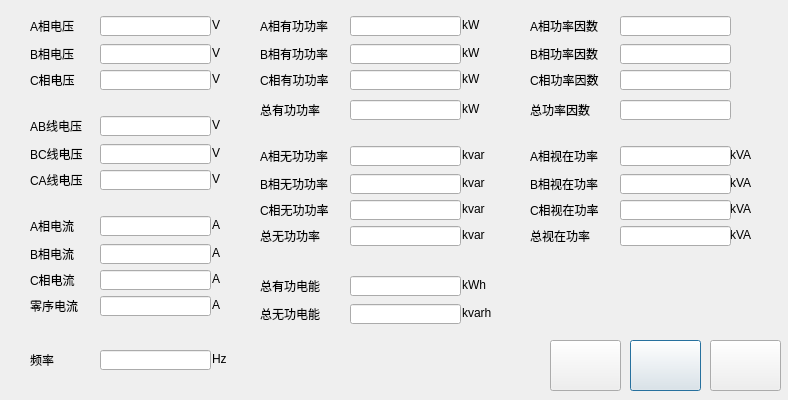
<?xml version="1.0" encoding="UTF-8"?>
<ui version="4.0">
 <class>CEleMainWayDialog</class>
 <widget class="QDialog" name="CEleMainWayDialog">
  <property name="geometry">
   <rect>
    <x>0</x>
    <y>0</y>
    <width>788</width>
    <height>400</height>
   </rect>
  </property>
  <property name="windowTitle">
   <string>Dialog</string>
  </property>
  <widget class="QWidget" name="widget" native="true">
   <property name="geometry">
    <rect>
     <x>20</x>
     <y>10</y>
     <width>221</width>
     <height>91</height>
    </rect>
   </property>
   <widget class="QLabel" name="label_36">
    <property name="geometry">
     <rect>
      <x>192</x>
      <y>6</y>
      <width>31</width>
      <height>17</height>
     </rect>
    </property>
    <property name="text">
     <string>V</string>
    </property>
   </widget>
   <widget class="QLineEdit" name="lineEdit_u_a">
    <property name="geometry">
     <rect>
      <x>80</x>
      <y>6</y>
      <width>111</width>
      <height>20</height>
     </rect>
    </property>
   </widget>
   <widget class="QLabel" name="label_35">
    <property name="geometry">
     <rect>
      <x>10</x>
      <y>6</y>
      <width>91</width>
      <height>20</height>
     </rect>
    </property>
    <property name="text">
     <string>A相电压</string>
    </property>
   </widget>
   <widget class="QLabel" name="label_38">
    <property name="geometry">
     <rect>
      <x>192</x>
      <y>34</y>
      <width>31</width>
      <height>17</height>
     </rect>
    </property>
    <property name="text">
     <string>V</string>
    </property>
   </widget>
   <widget class="QLineEdit" name="lineEdit_u_b">
    <property name="geometry">
     <rect>
      <x>80</x>
      <y>34</y>
      <width>111</width>
      <height>20</height>
     </rect>
    </property>
   </widget>
   <widget class="QLabel" name="label_37">
    <property name="geometry">
     <rect>
      <x>10</x>
      <y>34</y>
      <width>91</width>
      <height>20</height>
     </rect>
    </property>
    <property name="text">
     <string>B相电压</string>
    </property>
   </widget>
   <widget class="QLabel" name="label_40">
    <property name="geometry">
     <rect>
      <x>192</x>
      <y>60</y>
      <width>31</width>
      <height>17</height>
     </rect>
    </property>
    <property name="text">
     <string>V</string>
    </property>
   </widget>
   <widget class="QLabel" name="label_39">
    <property name="geometry">
     <rect>
      <x>10</x>
      <y>60</y>
      <width>91</width>
      <height>20</height>
     </rect>
    </property>
    <property name="text">
     <string>C相电压</string>
    </property>
   </widget>
   <widget class="QLineEdit" name="lineEdit_u_c">
    <property name="geometry">
     <rect>
      <x>80</x>
      <y>60</y>
      <width>111</width>
      <height>20</height>
     </rect>
    </property>
   </widget>
  </widget>
  <widget class="QWidget" name="widget_2" native="true">
   <property name="geometry">
    <rect>
     <x>250</x>
     <y>10</y>
     <width>261</width>
     <height>121</height>
    </rect>
   </property>
   <widget class="QLabel" name="label_12">
    <property name="geometry">
     <rect>
      <x>212</x>
      <y>6</y>
      <width>31</width>
      <height>17</height>
     </rect>
    </property>
    <property name="text">
     <string>kW</string>
    </property>
   </widget>
   <widget class="QLineEdit" name="lineEdit_power_active_a">
    <property name="geometry">
     <rect>
      <x>100</x>
      <y>6</y>
      <width>111</width>
      <height>20</height>
     </rect>
    </property>
   </widget>
   <widget class="QLabel" name="label_11">
    <property name="geometry">
     <rect>
      <x>10</x>
      <y>6</y>
      <width>91</width>
      <height>20</height>
     </rect>
    </property>
    <property name="text">
     <string>A相有功功率</string>
    </property>
   </widget>
   <widget class="QLabel" name="label_14">
    <property name="geometry">
     <rect>
      <x>212</x>
      <y>34</y>
      <width>31</width>
      <height>17</height>
     </rect>
    </property>
    <property name="text">
     <string>kW</string>
    </property>
   </widget>
   <widget class="QLineEdit" name="lineEdit_power_active_b">
    <property name="geometry">
     <rect>
      <x>100</x>
      <y>34</y>
      <width>111</width>
      <height>20</height>
     </rect>
    </property>
   </widget>
   <widget class="QLabel" name="label_13">
    <property name="geometry">
     <rect>
      <x>10</x>
      <y>34</y>
      <width>91</width>
      <height>20</height>
     </rect>
    </property>
    <property name="text">
     <string>B相有功功率</string>
    </property>
   </widget>
   <widget class="QLabel" name="label_16">
    <property name="geometry">
     <rect>
      <x>212</x>
      <y>60</y>
      <width>31</width>
      <height>17</height>
     </rect>
    </property>
    <property name="text">
     <string>kW</string>
    </property>
   </widget>
   <widget class="QLabel" name="label_15">
    <property name="geometry">
     <rect>
      <x>10</x>
      <y>60</y>
      <width>91</width>
      <height>20</height>
     </rect>
    </property>
    <property name="text">
     <string>C相有功功率</string>
    </property>
   </widget>
   <widget class="QLineEdit" name="lineEdit_power_active_c">
    <property name="geometry">
     <rect>
      <x>100</x>
      <y>60</y>
      <width>111</width>
      <height>20</height>
     </rect>
    </property>
   </widget>
   <widget class="QLabel" name="label_18">
    <property name="geometry">
     <rect>
      <x>212</x>
      <y>90</y>
      <width>31</width>
      <height>17</height>
     </rect>
    </property>
    <property name="text">
     <string>kW</string>
    </property>
   </widget>
   <widget class="QLabel" name="label_17">
    <property name="geometry">
     <rect>
      <x>10</x>
      <y>90</y>
      <width>91</width>
      <height>20</height>
     </rect>
    </property>
    <property name="text">
     <string>总有功功率</string>
    </property>
   </widget>
   <widget class="QLineEdit" name="lineEdit_power_active_all">
    <property name="geometry">
     <rect>
      <x>100</x>
      <y>90</y>
      <width>111</width>
      <height>20</height>
     </rect>
    </property>
   </widget>
  </widget>
  <widget class="QWidget" name="widget_6" native="true">
   <property name="geometry">
    <rect>
     <x>20</x>
     <y>340</y>
     <width>221</width>
     <height>41</height>
    </rect>
   </property>
   <widget class="QLabel" name="label_55">
    <property name="geometry">
     <rect>
      <x>192</x>
      <y>10</y>
      <width>31</width>
      <height>17</height>
     </rect>
    </property>
    <property name="text">
     <string>Hz</string>
    </property>
   </widget>
   <widget class="QLineEdit" name="lineEdit_frequence">
    <property name="geometry">
     <rect>
      <x>80</x>
      <y>10</y>
      <width>111</width>
      <height>20</height>
     </rect>
    </property>
   </widget>
   <widget class="QLabel" name="label_56">
    <property name="geometry">
     <rect>
      <x>10</x>
      <y>10</y>
      <width>91</width>
      <height>20</height>
     </rect>
    </property>
    <property name="text">
     <string>频率</string>
    </property>
   </widget>
  </widget>
  <widget class="QWidget" name="widget_3" native="true">
   <property name="geometry">
    <rect>
     <x>520</x>
     <y>10</y>
     <width>251</width>
     <height>121</height>
    </rect>
   </property>
   <widget class="QLineEdit" name="lineEdit_power_factor_a">
    <property name="geometry">
     <rect>
      <x>100</x>
      <y>6</y>
      <width>111</width>
      <height>20</height>
     </rect>
    </property>
   </widget>
   <widget class="QLabel" name="label_28">
    <property name="geometry">
     <rect>
      <x>10</x>
      <y>6</y>
      <width>91</width>
      <height>20</height>
     </rect>
    </property>
    <property name="text">
     <string>A相功率因数</string>
    </property>
   </widget>
   <widget class="QLineEdit" name="lineEdit_power_factor_b">
    <property name="geometry">
     <rect>
      <x>100</x>
      <y>34</y>
      <width>111</width>
      <height>20</height>
     </rect>
    </property>
   </widget>
   <widget class="QLabel" name="label_30">
    <property name="geometry">
     <rect>
      <x>10</x>
      <y>34</y>
      <width>91</width>
      <height>20</height>
     </rect>
    </property>
    <property name="text">
     <string>B相功率因数</string>
    </property>
   </widget>
   <widget class="QLabel" name="label_32">
    <property name="geometry">
     <rect>
      <x>10</x>
      <y>60</y>
      <width>91</width>
      <height>20</height>
     </rect>
    </property>
    <property name="text">
     <string>C相功率因数</string>
    </property>
   </widget>
   <widget class="QLineEdit" name="lineEdit_power_factor_c">
    <property name="geometry">
     <rect>
      <x>100</x>
      <y>60</y>
      <width>111</width>
      <height>20</height>
     </rect>
    </property>
   </widget>
   <widget class="QLabel" name="label_34">
    <property name="geometry">
     <rect>
      <x>10</x>
      <y>90</y>
      <width>91</width>
      <height>20</height>
     </rect>
    </property>
    <property name="text">
     <string>总功率因数</string>
    </property>
   </widget>
   <widget class="QLineEdit" name="lineEdit_power_factor_all">
    <property name="geometry">
     <rect>
      <x>100</x>
      <y>90</y>
      <width>111</width>
      <height>20</height>
     </rect>
    </property>
   </widget>
  </widget>
  <widget class="QWidget" name="widget_4" native="true">
   <property name="geometry">
    <rect>
     <x>250</x>
     <y>140</y>
     <width>261</width>
     <height>121</height>
    </rect>
   </property>
   <widget class="QLabel" name="label_41">
    <property name="geometry">
     <rect>
      <x>212</x>
      <y>6</y>
      <width>41</width>
      <height>17</height>
     </rect>
    </property>
    <property name="text">
     <string>kvar</string>
    </property>
   </widget>
   <widget class="QLineEdit" name="lineEdit_power_reactive_a">
    <property name="geometry">
     <rect>
      <x>100</x>
      <y>6</y>
      <width>111</width>
      <height>20</height>
     </rect>
    </property>
   </widget>
   <widget class="QLabel" name="label_42">
    <property name="geometry">
     <rect>
      <x>10</x>
      <y>6</y>
      <width>91</width>
      <height>20</height>
     </rect>
    </property>
    <property name="text">
     <string>A相无功功率</string>
    </property>
   </widget>
   <widget class="QLabel" name="label_43">
    <property name="geometry">
     <rect>
      <x>212</x>
      <y>34</y>
      <width>41</width>
      <height>17</height>
     </rect>
    </property>
    <property name="text">
     <string>kvar</string>
    </property>
   </widget>
   <widget class="QLineEdit" name="lineEdit_power_reactive_b">
    <property name="geometry">
     <rect>
      <x>100</x>
      <y>34</y>
      <width>111</width>
      <height>20</height>
     </rect>
    </property>
   </widget>
   <widget class="QLabel" name="label_44">
    <property name="geometry">
     <rect>
      <x>10</x>
      <y>34</y>
      <width>91</width>
      <height>20</height>
     </rect>
    </property>
    <property name="text">
     <string>B相无功功率</string>
    </property>
   </widget>
   <widget class="QLabel" name="label_45">
    <property name="geometry">
     <rect>
      <x>212</x>
      <y>60</y>
      <width>41</width>
      <height>17</height>
     </rect>
    </property>
    <property name="text">
     <string>kvar</string>
    </property>
   </widget>
   <widget class="QLabel" name="label_46">
    <property name="geometry">
     <rect>
      <x>10</x>
      <y>60</y>
      <width>91</width>
      <height>20</height>
     </rect>
    </property>
    <property name="text">
     <string>C相无功功率</string>
    </property>
   </widget>
   <widget class="QLineEdit" name="lineEdit_power_reactive_c">
    <property name="geometry">
     <rect>
      <x>100</x>
      <y>60</y>
      <width>111</width>
      <height>20</height>
     </rect>
    </property>
   </widget>
   <widget class="QLabel" name="label_47">
    <property name="geometry">
     <rect>
      <x>212</x>
      <y>86</y>
      <width>41</width>
      <height>17</height>
     </rect>
    </property>
    <property name="text">
     <string>kvar</string>
    </property>
   </widget>
   <widget class="QLabel" name="label_48">
    <property name="geometry">
     <rect>
      <x>10</x>
      <y>86</y>
      <width>91</width>
      <height>20</height>
     </rect>
    </property>
    <property name="text">
     <string>总无功功率</string>
    </property>
   </widget>
   <widget class="QLineEdit" name="lineEdit_power_reactive_all">
    <property name="geometry">
     <rect>
      <x>100</x>
      <y>86</y>
      <width>111</width>
      <height>20</height>
     </rect>
    </property>
   </widget>
  </widget>
  <widget class="QWidget" name="widget_5" native="true">
   <property name="geometry">
    <rect>
     <x>250</x>
     <y>270</y>
     <width>261</width>
     <height>61</height>
    </rect>
   </property>
   <widget class="QLabel" name="label_49">
    <property name="geometry">
     <rect>
      <x>212</x>
      <y>6</y>
      <width>41</width>
      <height>17</height>
     </rect>
    </property>
    <property name="text">
     <string>kWh</string>
    </property>
   </widget>
   <widget class="QLineEdit" name="lineEdit_energy_active">
    <property name="geometry">
     <rect>
      <x>100</x>
      <y>6</y>
      <width>111</width>
      <height>20</height>
     </rect>
    </property>
   </widget>
   <widget class="QLabel" name="label_50">
    <property name="geometry">
     <rect>
      <x>10</x>
      <y>6</y>
      <width>91</width>
      <height>20</height>
     </rect>
    </property>
    <property name="text">
     <string>总有功电能</string>
    </property>
   </widget>
   <widget class="QLabel" name="label_53">
    <property name="geometry">
     <rect>
      <x>212</x>
      <y>34</y>
      <width>51</width>
      <height>17</height>
     </rect>
    </property>
    <property name="text">
     <string>kvarh</string>
    </property>
   </widget>
   <widget class="QLabel" name="label_54">
    <property name="geometry">
     <rect>
      <x>10</x>
      <y>34</y>
      <width>91</width>
      <height>20</height>
     </rect>
    </property>
    <property name="text">
     <string>总无功电能</string>
    </property>
   </widget>
   <widget class="QLineEdit" name="lineEdit_energy_reactive">
    <property name="geometry">
     <rect>
      <x>100</x>
      <y>34</y>
      <width>111</width>
      <height>20</height>
     </rect>
    </property>
   </widget>
  </widget>
  <widget class="QWidget" name="widget_7" native="true">
   <property name="geometry">
    <rect>
     <x>520</x>
     <y>140</y>
     <width>251</width>
     <height>121</height>
    </rect>
   </property>
   <widget class="QLabel" name="label_59">
    <property name="geometry">
     <rect>
      <x>210</x>
      <y>6</y>
      <width>31</width>
      <height>17</height>
     </rect>
    </property>
    <property name="text">
     <string>kVA</string>
    </property>
   </widget>
   <widget class="QLineEdit" name="lineEdit_power_apparent_a">
    <property name="geometry">
     <rect>
      <x>100</x>
      <y>6</y>
      <width>111</width>
      <height>20</height>
     </rect>
    </property>
   </widget>
   <widget class="QLabel" name="label_60">
    <property name="geometry">
     <rect>
      <x>10</x>
      <y>6</y>
      <width>91</width>
      <height>20</height>
     </rect>
    </property>
    <property name="text">
     <string>A相视在功率</string>
    </property>
   </widget>
   <widget class="QLabel" name="label_61">
    <property name="geometry">
     <rect>
      <x>210</x>
      <y>34</y>
      <width>31</width>
      <height>17</height>
     </rect>
    </property>
    <property name="text">
     <string>kVA</string>
    </property>
   </widget>
   <widget class="QLineEdit" name="lineEdit_power_apparent_b">
    <property name="geometry">
     <rect>
      <x>100</x>
      <y>34</y>
      <width>111</width>
      <height>20</height>
     </rect>
    </property>
   </widget>
   <widget class="QLabel" name="label_62">
    <property name="geometry">
     <rect>
      <x>10</x>
      <y>34</y>
      <width>91</width>
      <height>20</height>
     </rect>
    </property>
    <property name="text">
     <string>B相视在功率</string>
    </property>
   </widget>
   <widget class="QLabel" name="label_63">
    <property name="geometry">
     <rect>
      <x>210</x>
      <y>60</y>
      <width>31</width>
      <height>17</height>
     </rect>
    </property>
    <property name="text">
     <string>kVA</string>
    </property>
   </widget>
   <widget class="QLabel" name="label_64">
    <property name="geometry">
     <rect>
      <x>10</x>
      <y>60</y>
      <width>91</width>
      <height>20</height>
     </rect>
    </property>
    <property name="text">
     <string>C相视在功率</string>
    </property>
   </widget>
   <widget class="QLineEdit" name="lineEdit_power_apparent_c">
    <property name="geometry">
     <rect>
      <x>100</x>
      <y>60</y>
      <width>111</width>
      <height>20</height>
     </rect>
    </property>
   </widget>
   <widget class="QLabel" name="label_65">
    <property name="geometry">
     <rect>
      <x>210</x>
      <y>86</y>
      <width>31</width>
      <height>17</height>
     </rect>
    </property>
    <property name="text">
     <string>kVA</string>
    </property>
   </widget>
   <widget class="QLabel" name="label_66">
    <property name="geometry">
     <rect>
      <x>10</x>
      <y>86</y>
      <width>91</width>
      <height>20</height>
     </rect>
    </property>
    <property name="text">
     <string>总视在功率</string>
    </property>
   </widget>
   <widget class="QLineEdit" name="lineEdit_power_apparent_all">
    <property name="geometry">
     <rect>
      <x>100</x>
      <y>86</y>
      <width>111</width>
      <height>20</height>
     </rect>
    </property>
   </widget>
  </widget>
  <widget class="QWidget" name="widget_8" native="true">
   <property name="geometry">
    <rect>
     <x>20</x>
     <y>110</y>
     <width>221</width>
     <height>91</height>
    </rect>
   </property>
   <widget class="QLabel" name="label_67">
    <property name="geometry">
     <rect>
      <x>192</x>
      <y>6</y>
      <width>31</width>
      <height>17</height>
     </rect>
    </property>
    <property name="text">
     <string>V</string>
    </property>
   </widget>
   <widget class="QLineEdit" name="lineEdit_u_ab">
    <property name="geometry">
     <rect>
      <x>80</x>
      <y>6</y>
      <width>111</width>
      <height>20</height>
     </rect>
    </property>
   </widget>
   <widget class="QLabel" name="label_68">
    <property name="geometry">
     <rect>
      <x>10</x>
      <y>6</y>
      <width>91</width>
      <height>20</height>
     </rect>
    </property>
    <property name="text">
     <string>AB线电压</string>
    </property>
   </widget>
   <widget class="QLabel" name="label_69">
    <property name="geometry">
     <rect>
      <x>192</x>
      <y>34</y>
      <width>31</width>
      <height>17</height>
     </rect>
    </property>
    <property name="text">
     <string>V</string>
    </property>
   </widget>
   <widget class="QLineEdit" name="lineEdit_u_bc">
    <property name="geometry">
     <rect>
      <x>80</x>
      <y>34</y>
      <width>111</width>
      <height>20</height>
     </rect>
    </property>
   </widget>
   <widget class="QLabel" name="label_70">
    <property name="geometry">
     <rect>
      <x>10</x>
      <y>34</y>
      <width>91</width>
      <height>20</height>
     </rect>
    </property>
    <property name="text">
     <string>BC线电压</string>
    </property>
   </widget>
   <widget class="QLabel" name="label_71">
    <property name="geometry">
     <rect>
      <x>192</x>
      <y>60</y>
      <width>31</width>
      <height>17</height>
     </rect>
    </property>
    <property name="text">
     <string>V</string>
    </property>
   </widget>
   <widget class="QLabel" name="label_72">
    <property name="geometry">
     <rect>
      <x>10</x>
      <y>60</y>
      <width>91</width>
      <height>20</height>
     </rect>
    </property>
    <property name="text">
     <string>CA线电压</string>
    </property>
   </widget>
   <widget class="QLineEdit" name="lineEdit_u_ca">
    <property name="geometry">
     <rect>
      <x>80</x>
      <y>60</y>
      <width>111</width>
      <height>20</height>
     </rect>
    </property>
   </widget>
  </widget>
  <widget class="QWidget" name="widget_9" native="true">
   <property name="geometry">
    <rect>
     <x>20</x>
     <y>210</y>
     <width>221</width>
     <height>121</height>
    </rect>
   </property>
   <widget class="QLabel" name="label_73">
    <property name="geometry">
     <rect>
      <x>192</x>
      <y>6</y>
      <width>31</width>
      <height>17</height>
     </rect>
    </property>
    <property name="text">
     <string>A</string>
    </property>
   </widget>
   <widget class="QLineEdit" name="lineEdit_i_a">
    <property name="geometry">
     <rect>
      <x>80</x>
      <y>6</y>
      <width>111</width>
      <height>20</height>
     </rect>
    </property>
   </widget>
   <widget class="QLabel" name="label_74">
    <property name="geometry">
     <rect>
      <x>10</x>
      <y>6</y>
      <width>91</width>
      <height>20</height>
     </rect>
    </property>
    <property name="text">
     <string>A相电流</string>
    </property>
   </widget>
   <widget class="QLabel" name="label_75">
    <property name="geometry">
     <rect>
      <x>192</x>
      <y>34</y>
      <width>31</width>
      <height>17</height>
     </rect>
    </property>
    <property name="text">
     <string>A</string>
    </property>
   </widget>
   <widget class="QLineEdit" name="lineEdit_i_b">
    <property name="geometry">
     <rect>
      <x>80</x>
      <y>34</y>
      <width>111</width>
      <height>20</height>
     </rect>
    </property>
   </widget>
   <widget class="QLabel" name="label_76">
    <property name="geometry">
     <rect>
      <x>10</x>
      <y>34</y>
      <width>91</width>
      <height>20</height>
     </rect>
    </property>
    <property name="text">
     <string>B相电流</string>
    </property>
   </widget>
   <widget class="QLabel" name="label_77">
    <property name="geometry">
     <rect>
      <x>192</x>
      <y>60</y>
      <width>31</width>
      <height>17</height>
     </rect>
    </property>
    <property name="text">
     <string>A</string>
    </property>
   </widget>
   <widget class="QLabel" name="label_78">
    <property name="geometry">
     <rect>
      <x>10</x>
      <y>60</y>
      <width>91</width>
      <height>20</height>
     </rect>
    </property>
    <property name="text">
     <string>C相电流</string>
    </property>
   </widget>
   <widget class="QLineEdit" name="lineEdit_i_c">
    <property name="geometry">
     <rect>
      <x>80</x>
      <y>60</y>
      <width>111</width>
      <height>20</height>
     </rect>
    </property>
   </widget>
   <widget class="QLabel" name="label_79">
    <property name="geometry">
     <rect>
      <x>192</x>
      <y>86</y>
      <width>31</width>
      <height>17</height>
     </rect>
    </property>
    <property name="text">
     <string>A</string>
    </property>
   </widget>
   <widget class="QLabel" name="label_80">
    <property name="geometry">
     <rect>
      <x>10</x>
      <y>86</y>
      <width>91</width>
      <height>20</height>
     </rect>
    </property>
    <property name="text">
     <string>零序电流</string>
    </property>
   </widget>
   <widget class="QLineEdit" name="lineEdit_i_zero">
    <property name="geometry">
     <rect>
      <x>80</x>
      <y>86</y>
      <width>111</width>
      <height>20</height>
     </rect>
    </property>
   </widget>
  </widget>
  <widget class="QPushButton" name="pushButton_next_page">
   <property name="geometry">
    <rect>
     <x>630</x>
     <y>340</y>
     <width>71</width>
     <height>51</height>
    </rect>
   </property>
  </widget>
  <widget class="QPushButton" name="pushButton_return_back">
   <property name="geometry">
    <rect>
     <x>710</x>
     <y>340</y>
     <width>71</width>
     <height>51</height>
    </rect>
   </property>
  </widget>
  <widget class="QPushButton" name="pushButton_pre_page">
   <property name="geometry">
    <rect>
     <x>550</x>
     <y>340</y>
     <width>71</width>
     <height>51</height>
    </rect>
   </property>
  </widget>
 </widget>
 <resources/>
 <connections/>
</ui>
